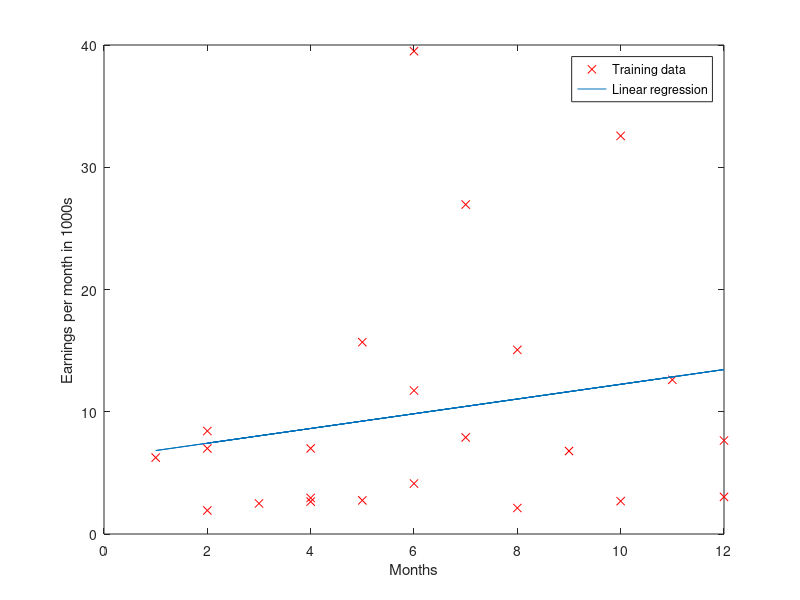

This figure's MATLAB source:
theta = 0;
X = 0;
y = 0;

function J = getCost(X, y, theta)
  m = length(y); 
  J = 0;
  sum = 0;

  for i = 1:m
    predicion = getHypothesis(X(i, :)', theta);
    sum += (predicion - y(i)) .^ 2;
  end;

  J = sum / (2 * m);
end

function h = getHypothesis(X, theta)
  h = theta' * X;
end;

%% Pass the X and Y values to plot
function plotData (x, y)
  figure;
  
  plot(x, y, 'rx');
  ylabel('Earnings per month in 1000s');
  xlabel('Months');
endfunction

function [theta] = normalEqn(X, y)
  theta = zeros(size(X, 2), 1);
  theta = pinv(X' * X) * X' * y;
endfunction


%% Clear and Close Figures
clear ; close all; clc

% Step 1
fprintf('Loading data ... \n');

  %% Load the Earnings Report Data
  EarningsReportData = load('EarningsReportData.txt');

  %% Parse the Data based on the year and month columns
  [date, ~, total] = unique(EarningsReportData(:, 1:2), 'rows');
  %% Get the total value earned for the month
  Data = [date, (accumarray(total, EarningsReportData(:, 4)).* 2.5) ./ 100];

  %% Set the X and Y matrix
  X = Data(:, 2);
  Y = Data(:, 3);
  m = length(Y); % number of training examples

fprintf('Finished loading data. Hit enter to continue.\n');
pause;


%% Step 2
fprintf('Ploting data ... \n');

  Y = Y ./ 1000;
  plotData(X, Y)

fprintf('Finsihed ploting. Hit enter to continue.\n');
pause;


%% Step 3
fprintf('Solving with normal equations ...\n');

  X = [ones(m, 1), X];

  %% Calculate the parameters from the normal equation
  theta = normalEqn(X, Y);

  %% Display normal equation's result
  fprintf('Theta computed from the normal equations: \n');
  fprintf(' %f \n', theta);

  %% Plot the linear fit
  hold on;
  plot(X(:,2), X*theta, '-');
  legend('Training data', 'Linear regression');
  hold off 

fprintf('Hit Enter to continue.\n');
pause;

in = input('Enter a month: ');
prediction = [1, in] * theta;
fprintf('For the month of %f, you will earn %f\n', prediction * 1000);
